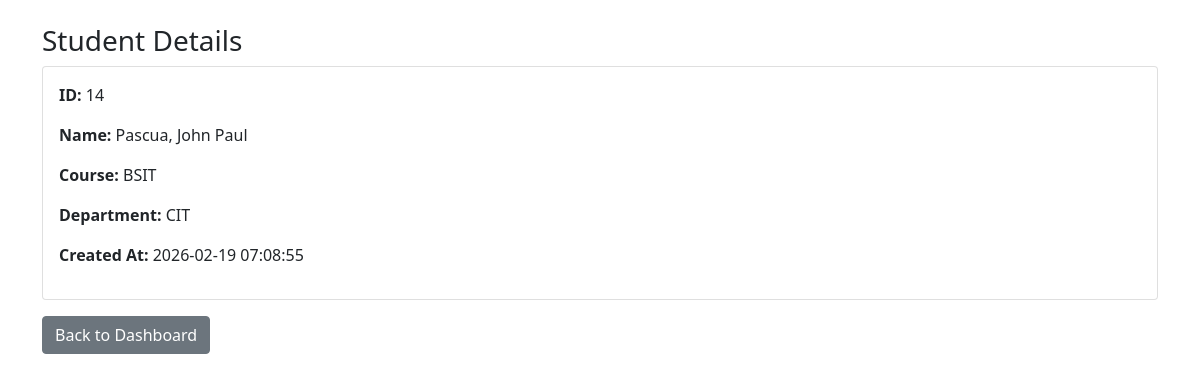
The page /viewStudentDetails.php?id=14 on the database its author committed.
### tables this page shows
CREATE TABLE `students_info_tbl` (
  `id` int(10) UNSIGNED NOT NULL,
  `last_name` varchar(100) NOT NULL,
  `first_name` varchar(100) NOT NULL,
  `middle_initial` varchar(5) NOT NULL,
  `extension_name` varchar(20) DEFAULT NULL,
  `age` tinyint(3) UNSIGNED NOT NULL,
  `birthdate` date NOT NULL,
  `street` varchar(150) NOT NULL,
  `barangay` varchar(100) NOT NULL,
  `city` varchar(100) NOT NULL,
  `province` varchar(100) NOT NULL,
  `zip_code` varchar(10) NOT NULL,
  `course` varchar(50) NOT NULL,
  `department` varchar(50) NOT NULL,
  `user_id` int(11) NOT NULL,
  `created_at` timestamp NOT NULL DEFAULT current_timestamp()
);

### viewStudentDetails.php (the view, shortened to what this page needs)
<?php
require 'dbconn.php';
$id = isset($_GET['id']) ? (int)$_GET['id'] : 0;
$student = null;
if ($id > 0) {
    try {
        $stmt = $conn->prepare("SELECT * FROM students_info_tbl WHERE id = ?");
        $stmt->execute([$id]);
        $student = $stmt->fetch(PDO::FETCH_ASSOC);
    } catch (PDOException $e) {
        $student = null;
    }
}
?>
<!doctype html>
<html lang="en">
<head>
    <link rel="stylesheet" href="bootstrap/css/bootstrap.min.css">
</head>
<body>
<main class="container my-4">
    <h1 class="h3">Student Details</h1>
    <?php if ($student): ?>
        <div class="card">
            <div class="card-body">
                <p><strong>ID:</strong> <?php echo htmlspecialchars($student['id']); ?></p>
                <p><strong>Name:</strong> <?php echo htmlspecialchars($student['last_name'] . ', ' . $student['first_name']); ?></p>
                <p><strong>Course:</strong> <?php echo htmlspecialchars($student['course']); ?></p>
                <p><strong>Department:</strong> <?php echo htmlspecialchars($student['department']); ?></p>
                <p><strong>Created At:</strong> <?php echo htmlspecialchars($student['created_at']); ?></p>
            </div>
        </div>
    <?php else: ?>
        <p class="text-danger">Student not found.</p>
    <?php endif; ?>
    <a href="dashboard.php" class="btn btn-secondary mt-3">Back to Dashboard</a>
</main>
</body>
</html>

### rows shown on the page
students_info_tbl: id "14", last_name+first_name "Pascua, John Paul", course "BSIT", department "CIT", created_at "2026-02-19 07:08:55"
